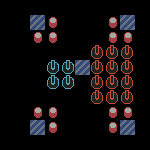

A level layout from a 2D game, rendered from its tile map. Below: a short description, then the map file with its tile-grid data intact:
An orthogonal 10x10 tile map with 15x15 px tiles, 1 tile layer (Layer2) and 1 object (25).

<map version="1.2" tiledversion="1.2.4" orientation="orthogonal" renderorder="right-down" width="10" height="10" tilewidth="15" tileheight="15" infinite="0" nextlayerid="3" nextobjectid="9">
 <tileset firstgid="1" source="tileset.tsx" />
 <layer id="1" name="Layer2" width="10" height="10">
  <data encoding="csv">
0,0,0,0,0,0,0,0,0,0,
0,0,4,7,0,0,0,7,4,0,
0,0,7,7,0,0,0,7,7,0,
0,0,0,0,0,0,2147483653,2147483653,2147483653,0,
0,0,0,6,6,4,2147483653,2147483653,2147483653,0,
0,0,0,6,6,0,2147483653,2147483653,2147483653,0,
0,0,0,0,0,0,2147483653,2147483653,2147483653,0,
0,0,7,7,0,0,0,7,7,0,
0,0,4,7,0,0,0,7,4,0,
0,0,0,0,0,0,0,0,0,0
</data>
 </layer>
 <objectgroup id="2" name="Cha">
  <object id="7" name="25" x="135" y="90" width="15" height="15" />
 </objectgroup>
</map>
